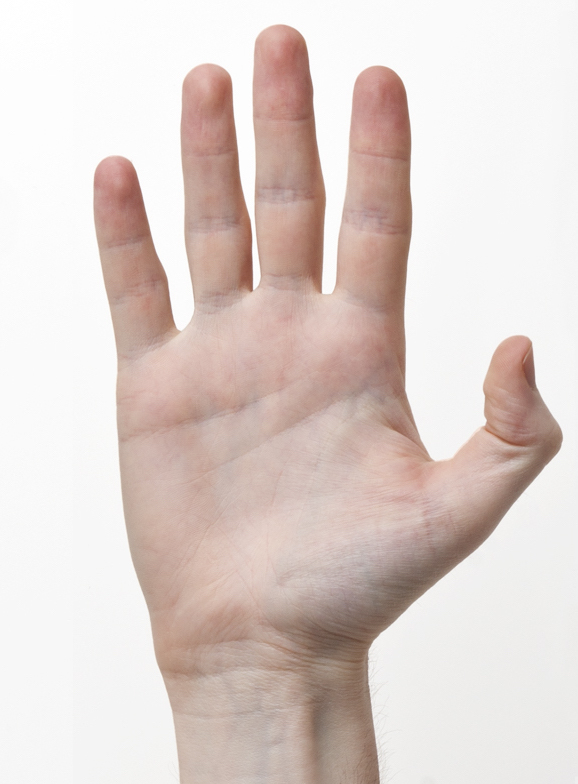
//> input picture opencv/part6/right-frontal.jpg, 578 x 784 px, given in place of the camera
$ ./33_houghline   (built with g++ and OpenCV 4)
//> lines starting //> are read from the running program, lines starting //| are printed output that depends on the picture
#include <iostream>
#include <vector>
#include <opencv2/opencv.hpp>
#include "/home/piri/kuBig2025/opencv/part2/color.hpp"

using namespace std;
using namespace cv;

String folderPath = "/home/piri/kuBig2025/opencv/data/";

int main()
{
    VideoCapture cap(0);
    Mat img, edge;
    int low_v, high_v, h_thresh;
    namedWindow("img1");
    createTrackbar("lowedge", "img1", &low_v, 255);
    createTrackbar("highedge", "img1", &high_v, 255);
    createTrackbar("h_thresh", "img1", &h_thresh, 255);
    // vector<Vec2f> lines;
    vector<Vec4i> lines;
    Point pt1, pt2;
    float rho, theta, sin_t, cos_t, x0, y0, alpha;

    // vector img show code
    while (true)
    {
        cap >> img;
//> img is the input picture: 784 rows x 578 cols, CV_8UC3; mean B, G, R 204.7, 209.5, 222.5
        Canny(img, edge, low_v, high_v);
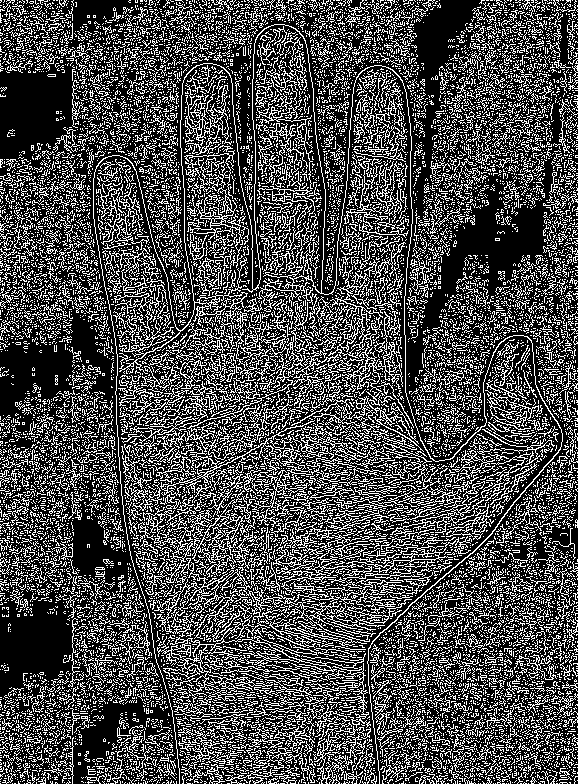
//> edge: 784 rows x 578 cols, CV_8UC1; 29.2% white in thin lines or dots

        HoughLinesP(edge, lines, 1, CV_PI / 180, h_thresh, 50, 5);
//> lines = 579 lines (x1, y1, x2, y2), first 8: [145, 210, 211, 173], [193, 349, 260, 297], [324, 672, 324, 589], [327, 350, 327, 287], [217, 588, 228, 510], [330, 275, 440, 275], [387, 458, 527, 542], [535, 292, 565, 350]

        // [18 lines of commented-out code are left out]

        for (auto l : lines)
//> (the run ends here: the program needs code that is not available in this run, at `line(img, Point(l[0], l[1]), Point(l[2], l[3]), red, 2, LINE_AA);`)
